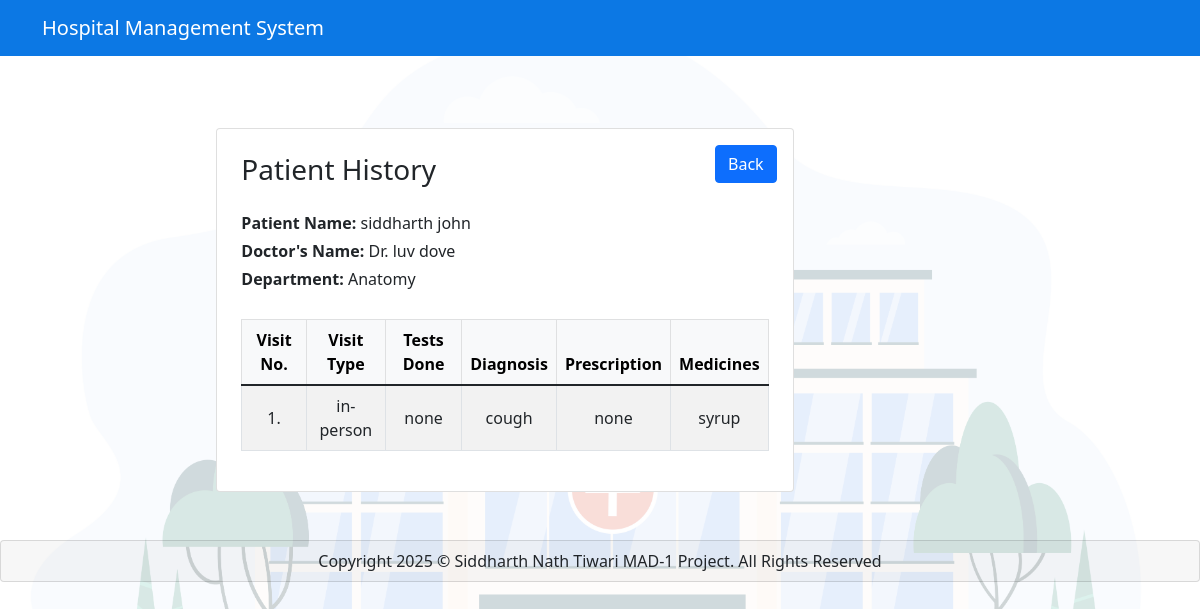
Page /admin/view/4 (signed in) on the committed database.
### HMS/models.py (models this page shows, shortened)
class Patient(db.Model, UserMixin) :
    __tablename__ = 'patient'
    id = db.Column(db.Integer , primary_key =True)
    password = db.Column(db.String(200), nullable=False)
    fname = db.Column(db.String(100), nullable=False)
    lname = db.Column(db.String(100), nullable=True)
    age = db.Column(db.Integer , nullable= False)
    gender = db.Column(db.String(10), nullable=False)
    email = db.Column(db.String(100), nullable =False)
    phone = db.Column(db.String(10), nullable =False)
    blacklisted = db.Column(db.Boolean, default=False)
    appointments =db.relationship('Appointment', backref ='patient', lazy=True, cascade="all, delete-orphan")

class Doctor(db.Model, UserMixin):
    __tablename__ ='doctor'
    id = db.Column(db.Integer , primary_key =True)
    password = db.Column(db.String(100), nullable= False)
    fname = db.Column(db.String(100), nullable=False)
    lname = db.Column(db.String(100), nullable=True)
    email = db.Column(db.String(100),unique=True,nullable =False)
    phone = db.Column(db.String(10), nullable =False)
    experience = db.Column(db.Text, nullable = False)
    description = db.Column(db.Text )
    specialization_id = db.Column(db.Integer,db.ForeignKey('department.id'), nullable= False)
    blacklisted = db.Column(db.Boolean, default=False)
    specialization = db.relationship('Department', backref='doctors', lazy=True)
    availability = db.relationship('Availability', backref ='doctor', lazy=True,cascade="all, delete-orphan")
    appointments= db.relationship('Appointment', backref= 'doctor', lazy=True, cascade="all, delete-orphan")

class Department(db.Model):
    __tablename__ = 'department'
    id = db.Column(db.Integer, primary_key =True)
    name = db.Column(db.String(40), nullable = False)
    description = db.Column(db.Text, nullable = False)

class Treatment(db.Model):
    __tablename__ ='treatment'
    id = db.Column(db.Integer , primary_key =True)
    appointment_id = db.Column(db.Integer, db.ForeignKey('appointment.id'),nullable= False )
    diagnosis = db.Column(db.Text, nullable = False)
    tests_done = db.Column(db.Text, )
    visit_type =  db.Column(db.String(50), nullable= False)
    prescription = db.Column(db.Text)
    medicines = db.Column(db.Text)

### HMS/admin.py (the view)
@admin.route("/view/<int:appointment_id>", methods=["GET"])
@admin_required
def view(appointment_id):
    appointment = Appointment.query.get_or_404(appointment_id)
    patient_id = appointment.patient_id
    appointment_ids = Appointment.query.filter_by(patient_id=patient_id).all()
    details = []
    for record in appointment_ids:
        treatment = Treatment.query.filter_by(appointment_id=record.id).first()
        if treatment:
            details.append({
                "visit_type": treatment.visit_type ,
                "diagnosis": treatment.diagnosis ,
                "tests_done": treatment.tests_done ,
                "prescription": treatment.prescription ,
                "medicines": treatment.medicines
            })
    return render_template("history.html", title='View Patient', patient_id=patient_id, appointment=appointment, role="admin", details=details)

### HMS/__init__.py (called while the page is built)
@login_manager.user_loader
def load_user(string_user_id):
    if not string_user_id or '-' not in string_user_id:
        return None
    try:
        user_type, user_id = string_user_id.split('-')
        user_id = int(user_id)
    except ValueError:
        return None
    if user_type == 'admin':
        return Admin.query.get(user_id)
    elif user_type == 'patient':
        return Patient.query.get(user_id)
    elif user_type == 'doctor':
        return Doctor.query.get(user_id)
    return None

### HMS/templates/history.html (shortened to what this page needs)
{% extends "base.html" %}
{% block content %}
<div class="container my-5">
    <div class="row justify-content-center">
        <div class="col-lg-8">
            <div class="card p-4 position-relative">
                <div class="position-absolute top-0 end-0 mt-3 me-3">
                    <a href="{{ url_for(role + '.dashboard') }}" class="btn btn-primary">Back</a>
                </div>
                <h1 class="h3 mb-4">Patient History</h1>
                {% if appointment %}
                    <div class="mb-4">
                        <p class="mb-1"><strong>Patient Name:</strong> {{appointment.patient.fname}} {{appointment.patient.lname}}</p>
                        <p class="mb-1"><strong>Doctor's Name:</strong> Dr. {{appointment.doctor.fname}} {{appointment.doctor.lname}}</p>
                        <p class="mb-1"><strong>Department:</strong> {{appointment.doctor.specialization.name}}</p>
                    </div>
                {% endif %}
                <div class="table-responsive">
                    <table class="table table-bordered table-striped text-center align-middle">
                        <thead class="table-light">
                            <tr>
                                <th>Visit No.</th>
                                <th>Visit Type</th>
                                <th>Tests Done</th>
                                <th>Diagnosis</th>
                                <th>Prescription</th>
                                <th>Medicines</th>
                            </tr>
                        </thead>
                        <tbody>
                            {% for record in details %}
                            <tr>
                                <td>{{ loop.index }}.</td>
                                <td>{{ record.visit_type }}</td>
                                <td>{{ record.tests_done }}</td>
                                <td>{{ record.diagnosis }}</td>
                                <td>{{ record.prescription }}</td>
                                <td>{{ record.medicines }}</td>
                            </tr>
                            {% endfor %}
                        </tbody>
                    </table>
                </div>
            </div>
        </div>
    </div>
</div>
{% endblock %}

### HMS/templates/base.html (style rules this page uses)
body { background-image: url('/static/hospital-bg.jpg'); background-position: center center; background-repeat: no-repeat; background-size: cover; background-attachment: fixed; background-color: rgba(255, 255, 255, 0.8); background-blend-mode: overlay; }

### rows in the picture
Patient: patient.fname "siddharth", patient.lname "john"
Doctor: doctor.fname "luv", doctor.lname "dove"
Department: doctor.specialization.name "Anatomy"
Treatment: visit_type "in-person", tests_done "none", diagnosis "cough", prescription "none", medicines "syrup"
